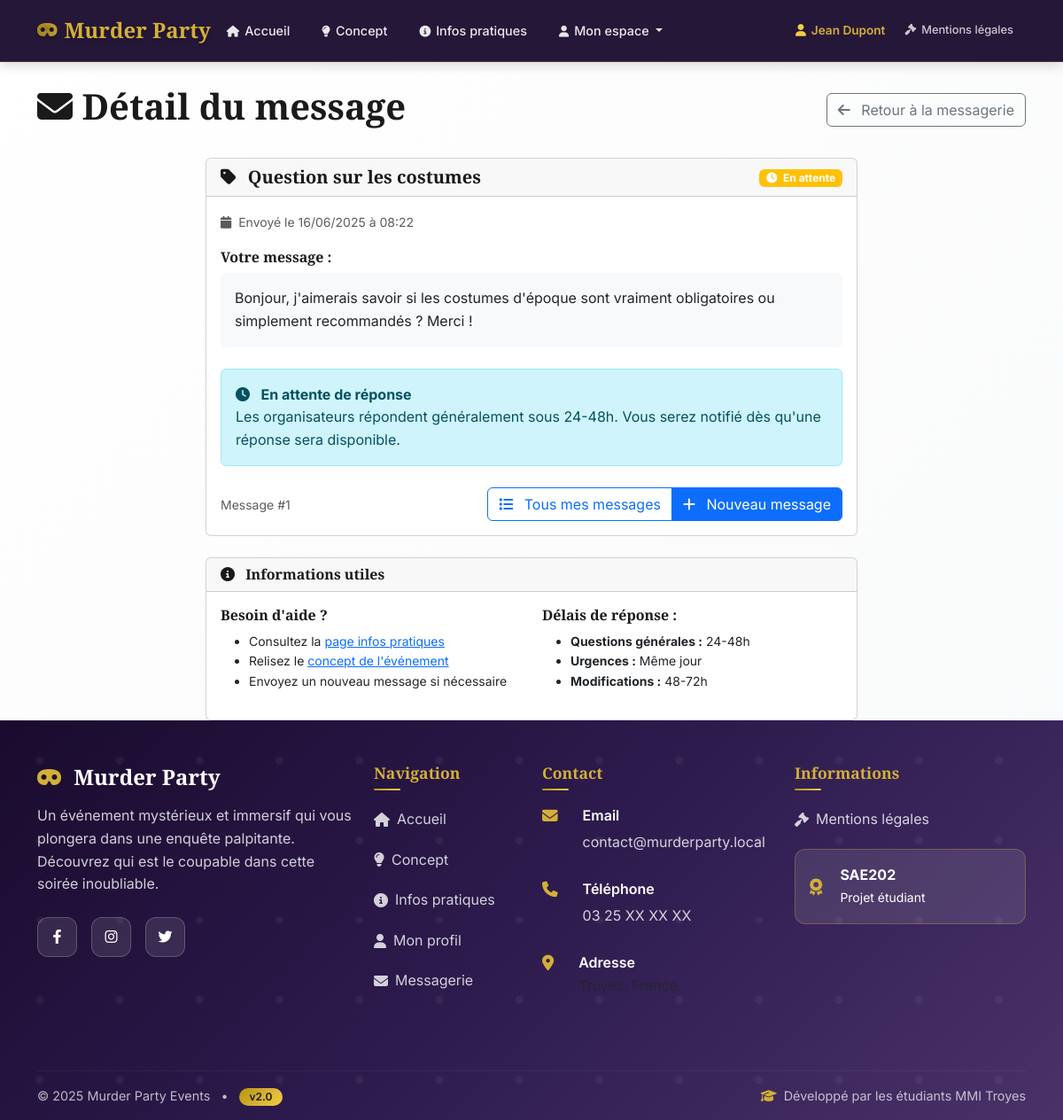
Page /messagerie/voir/1 (signed in) on the committed database.
### tables this page shows
CREATE TABLE messages (
    id INT AUTO_INCREMENT PRIMARY KEY,
    utilisateur_id INT NOT NULL,
    sujet VARCHAR(255) NOT NULL,
    contenu TEXT NOT NULL,
    lu TINYINT(1) DEFAULT 0,
    date_creation TIMESTAMP DEFAULT CURRENT_TIMESTAMP,
    reponse TEXT NULL,
    date_reponse TIMESTAMP NULL,
    FOREIGN KEY (utilisateur_id) REFERENCES utilisateurs(id) ON DELETE CASCADE,
    INDEX idx_lu (lu),
    INDEX idx_date_creation (date_creation),
    INDEX idx_utilisateur_id (utilisateur_id)
);

### controller/messagerie_controller.php (called while the page is built, shortened)
<?php
require_once('model/Message.php');
function voir() {
    $path = parse_url($_SERVER['REQUEST_URI'], PHP_URL_PATH);
    $items = explode('/', $path);
    $message_id = intval($items[3] ?? 0);
    $message = Message::getById($message_id);
    require_once('view/messagerie_voir.php');
}
?>

### index.php (called while the page is built)
<?php
require_once('conf/routeur.php');
?>

### model/Message.php (called while the page is built, shortened)
<?php
class Message {
    public static function getById($id) {
        $db = getDB();
        $stmt = $db->prepare("
            SELECT m.*, u.nom, u.prenom, u.email
            FROM messages m
            JOIN utilisateurs u ON m.utilisateur_id = u.id
            WHERE m.id = ?
        ");
        $stmt->execute([$id]);
        return $stmt->fetch();
    }
}
?>

### view/messagerie_voir.php (the view, shortened to what this page needs)
<?php
include_once('view/autres_pages/header.php');
?>
<div class="container mt-4">
    <div class="row">
        <div class="col-12">
            <div class="d-flex justify-content-between align-items-center mb-4">
                <h1>
                    <i class="fas fa-envelope"></i> Détail du message
                </h1>
                <a href="/messagerie" class="btn btn-outline-secondary">
                    <i class="fas fa-arrow-left me-2"></i>
                    Retour à la messagerie
                </a>
            </div>
        </div>
    </div>
    <?php if (empty($message)): ?>
    <div class="row">
        <div class="col-12">
            <div class="alert alert-danger">
                <i class="fas fa-exclamation-triangle me-2"></i>
                Message introuvable.
            </div>
        </div>
    </div>
    <?php else: ?>
    <div class="row">
        <div class="col-lg-8 mx-auto">
            <div class="card mb-4">
                <div class="card-header">
                    <div class="row align-items-center">
                        <div class="col-md-8">
                            <h5 class="mb-0">
                                <i class="fas fa-tag me-2"></i>
                                <?= htmlspecialchars($message['sujet']) ?>
                            </h5>
                        </div>
                        <div class="col-md-4 text-end">
                            <?php if (!empty($message['reponse'])): ?>
                                <span class="badge bg-success">
                                    <i class="fas fa-reply me-1"></i>
                                    Répondu
                                </span>
                            <?php else: ?>
                                <span class="badge bg-warning">
                                    <i class="fas fa-clock me-1"></i>
                                    En attente
                                </span>
                            <?php endif; ?>
                        </div>
                    </div>
                </div>
                <div class="card-body">
                    <div class="mb-3">
                        <small class="text-muted">
                            <i class="fas fa-calendar me-1"></i>
                            Envoyé le <?= date('d/m/Y à H:i', strtotime($message['date_creation'])) ?>
                        </small>
                    </div>
                    <div class="mb-4">
                        <h6>Votre message :</h6>
                        <div class="bg-light p-3 rounded">
                            <?= nl2br(htmlspecialchars($message['contenu'])) ?>
                        </div>
                    </div>
                    <?php if (!empty($message['reponse'])): ?>
                    <div class="alert alert-success border-start border-success border-3">
                        <div class="d-flex justify-content-between align-items-center mb-3">
                            <h6 class="mb-0">
                                <i class="fas fa-reply me-2"></i>
                                Réponse des organisateurs
                            </h6>
                            <small class="text-muted">
                                <?= date('d/m/Y à H:i', strtotime($message['date_reponse'])) ?>
                            </small>
                        </div>
                        <div>
                            <?= nl2br(htmlspecialchars($message['reponse'])) ?>
                        </div>
                    </div>
                    <?php else: ?>
                    <div class="alert alert-info">
                        <i class="fas fa-clock me-2"></i>
                        <strong>En attente de réponse</strong><br>
                        Les organisateurs répondent généralement sous 24-48h. Vous serez notifié dès qu'une réponse sera disponible.
                    </div>
                    <?php endif; ?>
                    <div class="d-flex justify-content-between align-items-center mt-4">
                        <div class="text-muted">
                            <small>Message #<?= $message['id'] ?></small>
                        </div>
                        <div class="btn-group">
                            <a href="/messagerie" class="btn btn-outline-primary">
                                <i class="fas fa-list me-2"></i>
                                Tous mes messages
                            </a>
                            <a href="/messagerie/nouveau" class="btn btn-primary">
                                <i class="fas fa-plus me-2"></i>
                                Nouveau message
                            </a>
                        </div>
                    </div>
                </div>
            </div>
            <div class="card">
                <div class="card-header">
                    <h6 class="mb-0">
                        <i class="fas fa-info-circle me-2"></i>
                        Informations utiles
                    </h6>
                </div>
                <div class="card-body">
                    <div class="row">
                        <div class="col-md-6">
                            <h6>Besoin d'aide ?</h6>
                            <ul class="small">
                                <li>Consultez la <a href="/infos">page infos pratiques</a></li>
                                <li>Relisez le <a href="/concept">concept de l'événement</a></li>
                                <li>Envoyez un nouveau message si nécessaire</li>
                            </ul>
                        </div>
                        <div class="col-md-6">
                            <h6>Délais de réponse :</h6>
                            <ul class="small">
                                <li><strong>Questions générales :</strong> 24-48h</li>
                                <li><strong>Urgences :</strong> Même jour</li>
                                <li><strong>Modifications :</strong> 48-72h</li>
                            </ul>
                        </div>
                    </div>
                </div>
            </div>
        </div>
    </div>
    <?php endif; ?>
</div>
<?php include_once('view/autres_pages/footer.php'); ?>

### view/autres_pages/header.php (style rules this page uses)
:root { --primary-dark: #1a0b2e; --primary-medium: #2d1b4e; --primary-light: #4a3268; --accent-gold: #d4af37; --accent-gold-light: #f4d03f; --accent-gold-dark: #b7950b; --crimson-dark: #8b0000; --crimson-medium: #a52a2a; --crimson-light: #cd5c5c; --text-primary: #1a1a1a; --text-secondary: #4a4a4a; --text-light: #ffffff; --text-muted: #6c757d; --bg-light: #ffffff; --bg-light-alt: #f8f9fa; --bg-dark: #1a1a1a; --gradient-primary: linear-gradient(135deg, var(--primary-dark) 0%, var(--primary-medium) 50%, var(--primary-light) 100%); --gradient-accent: linear-gradient(135deg, var(--accent-gold-dark) 0%, var(--accent-gold) 50%, var(--accent-gold-light) 100%); --gradient-crimson: linear-gradient(135deg, var(--crimson-dark) 0%, var(--crimson-medium) 50%, var(--crimson-light) 100%); --gradient-mystery: linear-gradient(135deg, var(--primary-dark) 0%, var(--crimson-dark) 100%); --shadow-sm: 0 2px 4px rgba(0,0,0,0.1); --shadow-md: 0 4px 12px rgba(0,0,0,0.15); --shadow-lg: 0 8px 25px rgba(0,0,0,0.2); --shadow-xl: 0 12px 40px rgba(0,0,0,0.25); --transition-fast: all 0.2s cubic-bezier(0.4, 0, 0.2, 1); --transition-smooth: all 0.3s cubic-bezier(0.4, 0, 0.2, 1); --transition-slow: all 0.5s cubic-bezier(0.4, 0, 0.2, 1); --navbar-height: 70px; }
* { box-sizing: border-box; }
body { font-family: 'Inter', -apple-system, BlinkMacSystemFont, 'Segoe UI', Roboto, sans-serif; background: linear-gradient(135deg, var(--bg-light) 0%, var(--bg-light-alt) 100%); color: var(--text-primary); min-height: 100vh; line-height: 1.6; font-weight: 400; padding-top: var(--navbar-height); }
h1, h2, h3, h4, h5, h6 { font-family: 'Playfair Display', Georgia, serif; font-weight: 600; line-height: 1.3; color: var(--text-primary); }

### rows in the picture
messages: sujet "Question sur les costumes", date_creation "16/06/2025 à 08:22", contenu "Bonjour, j'aimerais savoir si les costumes d'époque sont vraiment obligatoires ou simplement recommandés ? Merci !", id "1"

### other values in the picture
securise($_SESSION['user_prenom'] ?? '') "Jean"
securise($_SESSION['user_nom'] ?? '') "Dupont"
